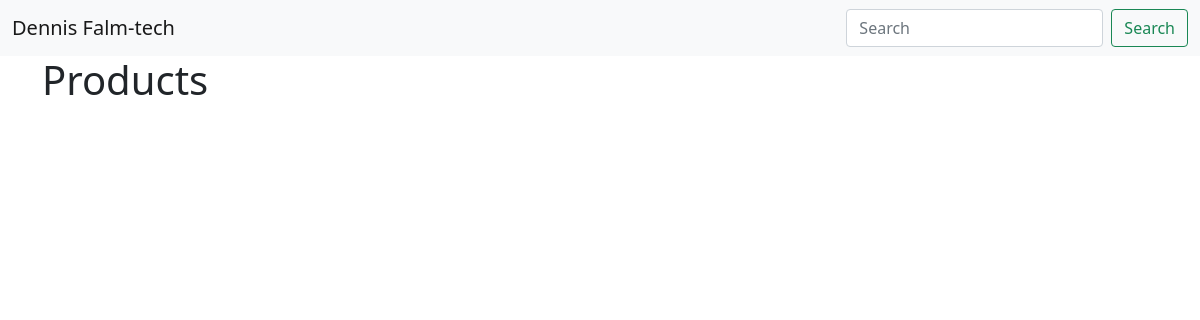
Before: / with the older database file.
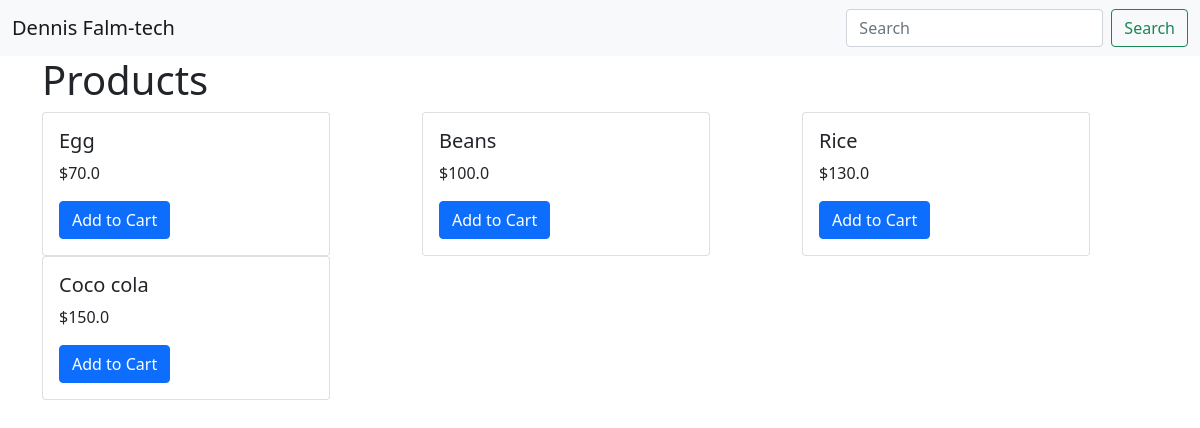
After: the same page with the newer database file.
### products/models.py (models this page shows)
class Product(models.Model):
    name = models.CharField(max_length=255)
    price = models.FloatField()
    stock = models.IntegerField()
    image_url = models.CharField(max_length=2083)

### products/views.py (the view)
# urls.py: path('', views.index, name='index'),
def index(request):
    products = Product.objects.all()
    return render(request,"index.html",{"products" : products})

### products/templates/index.html (shortened to what this page needs)
{% extends 'base.html'%}
{%block content%}
      <h1>Products</h1>
      <div class="row">
            {%for product in products%}
            <div class="col">
                  <div class="card" style="width: 18rem;">
                        <div class="card-body">
                        <h5 class="card-title">{{product.name}}</h5>
                        <p class="card-text">${{product.price}}</p>
                        <a href="#" class="btn btn-primary">Add to Cart</a>
                  </div>
            </div>
      </div>
      {%endfor%}
      </div>
{%endblock%}

### products/templates/base.html (shortened to what this page needs)
<!doctype html>
<html lang="en">
  <head>
    <link href="https://cdn.jsdelivr.net/npm/bootstrap@5.1.0/dist/css/bootstrap.min.css" rel="stylesheet">
  </head>
  <body>
      <nav class="navbar navbar-light bg-light">
            <div class="container-fluid">
              <a class="navbar-brand">Dennis Falm-tech</a>
              <form class="d-flex">
                <input class="form-control me-2" type="search" placeholder="Search" aria-label="Search">
                <button class="btn btn-outline-success" type="submit">Search</button>
              </form>
            </div>
          </nav>
          <div class="container">
            {%block content%}
            {%endblock%}
          </div>
  </body>
</html>

Changed rows visible on the page:
added Product: name "Egg", price "70.0"
added Product: name "Beans", price "100.0"
added Product: name "Rice", price "130.0"
added Product: name "Coco cola", price "150.0"
